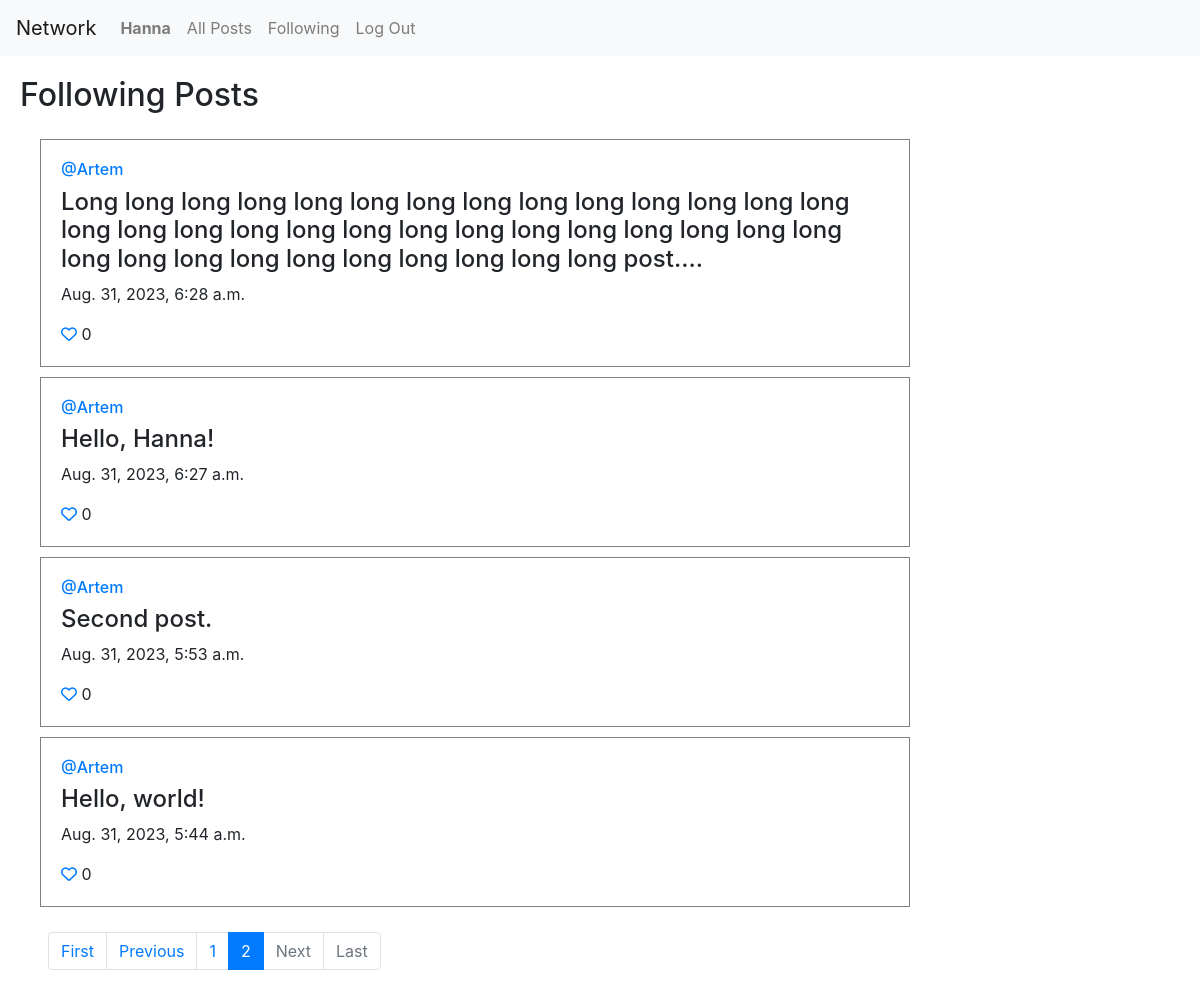
Screenshot of /following?page=2 (signed in) with the database file from the repository.
### network/models.py (models this page shows, shortened)
class User(AbstractUser):
    pass

class Post(models.Model):
    content = models.TextField(max_length=200)
    user = models.ForeignKey(User, on_delete=models.CASCADE, related_name='author')
    date = models.DateTimeField(auto_now_add=True)
    likes = models.ManyToManyField(User, related_name='post_likes', blank=True)
    def number_of_likes(self):
        return self.likes.count()

### network/views.py (the view)
# urls.py: path("following", views.following, name="following"),
def following(request):
    currentUser = User.objects.get(pk=request.user.id)
    following_users = Follow.objects.filter(user=currentUser)
    allPosts = Post.objects.all().order_by("id").reverse()
    following_posts = []
    for post in allPosts:
        for fuser in following_users:
            if fuser.user_follower == post.user:
                following_posts.append(post)
    paginator = Paginator(following_posts, posts_per_page)
    page_number = request.GET.get('page')
    page_posts = paginator.get_page(page_number)
    a_f_posts = len(following_posts)
    return render(request, "network/following.html", {
        "page_posts": page_posts,
        "a_f_posts": a_f_posts
        })

### network/templates/network/following.html (shortened to what this page needs)
{% extends "network/layout.html" %}
{% block body %}
    <h2>Following Posts</h2>
    <div class="all-posts">
        {% for post in page_posts %}
            <div class="my-post">
                <h6 class="username" ><a href="{% url 'profile' user_id=post.user.id %}">@{{ post.user }}</a></h6>
                <h4 class="my-content">{{ post.content }}</h4>
                <p class="date">{{ post.date }}</p>
                {% if user.is_authenticated %}
                    {% if user == post.user %}
                        <a href="" class="card-link {% if post.number_of_likes > 0 %} fas {%else%} far {% endif %} fa-heart"></a>
                        {{ post.number_of_likes }}
                    {% else %}
                        {% if user in post.likes.all %}
                            <a href="{% url 'like' post.id %}" class="card-link fas fa-heart"></a>
                        {% else %}
                            <a href="{% url 'like' post.id %}" class="card-link far fa-heart"></a>
                        {% endif %}
                        <a id="likes_counter">{{ post.number_of_likes }}</a>
                    {% endif %}
                {% endif %}
            </div>
        {% endfor %}
    </div>
    <nav aria-label="Page navigation example">
      <ul class="pagination mx-5">
        {% if page_posts.has_previous %}
            <li class="page-item"><a class="page-link" href="?page=1">First</a></li>
            <li class="page-item"><a class="page-link" href="?page={{ page_posts.previous_page_number }}">Previous</a></li>
        {% else %}
            <li class="page-item disabled"><a class="page-link">First</a></li>
            <li class="page-item disabled"><a class="page-link">Previous</a></li>
        {% endif %}
        {% for pg in page_posts.paginator.page_range %}
        {% if pg == page_posts.number %}
        <li class="page-item active" aria-current="page">
            <span class="page-link" id="pg_num">
            {{ pg }}
            </span>
        </li>
        {% elif pg < page_posts.number|add:3 and pg > page_posts.number|add:-3 %}
        <li class="page-item">
            <a class="page-link pagination-green-inactive" href="{{GET_params.urlencode}}?page={{ pg }}">{{ pg }}</a>
        </li>
        {% endif %}
        {% endfor %}
        {% if page_posts.has_next %}
            <li class="page-item"><a class="page-link" href="?page={{ page_posts.next_page_number }}">Next</a></li>
            <li class="page-item"><a class="page-link" href="?page={{ page_posts.paginator.num_pages }}">Last</a></li>
        {% else %}
            <li class="page-item disabled"><a class="page-link">Next</a></li>
            <li class="page-item disabled"><a class="page-link">Last</a></li>
        {% endif %}
      </ul>
    </nav>
{% endblock %}

### network/templates/network/layout.html (shortened to what this page needs)
{% load static %}
<!DOCTYPE html>
<html lang="en">
    <head>
        <link rel="stylesheet" href="https://stackpath.bootstrapcdn.com/bootstrap/4.4.1/css/bootstrap.min.css">
        <link href="{% static 'network/styles.css' %}" rel="stylesheet">
    </head>
    <body>
        <nav class="navbar navbar-expand-lg navbar-light bg-light">
            <a class="navbar-brand" href="{% url 'index' %}">Network</a>
            <div>
              <ul class="navbar-nav mr-auto">
                {% if user.is_authenticated %}
                    <li class="nav-item">
                        <a class="nav-link" href="{% url 'profile' user_id=user.id %}"><strong>{{ user.username }}</strong></a>
                    </li>
                {% endif %}
                <li class="nav-item">
                  <a class="nav-link" href="{% url 'index' %}">All Posts</a>
                </li>
                {% if user.is_authenticated %}
                    <li class="nav-item">
                        <a class="nav-link" href="{% url 'following' %}">Following</a>
                    </li>
                    <li class="nav-item">
                        <a class="nav-link" href="{% url 'logout' %}">Log Out</a>
                    </li>
                {% endif %}
              </ul>
            </div>
          </nav>
        <div class="body">
            {% block body %}
            {% endblock %}
        </div>
    </body>
</html>

### network/static/network/styles.css (style rules this page uses)
h2 { margin: 20px; }
.all-posts { display: flex; flex-direction: column; justify-content: flex-start; margin: 20px; }
.my-post { border: grey solid 1px; padding: 20px; margin: 5px 20px; width: 75%; }

### rows the page displays
User: username "Hanna"
Post: user "Artem", content "Long long long long long long long long long long long long long long long long long long long long long long long long long long long long long long long long long long long long long long post....", date "Aug. 31, 2023, 6:28 a.m.", number_of_likes "0"
Post: user "Artem", content "Hello, Hanna!", date "Aug. 31, 2023, 6:27 a.m.", number_of_likes "0"
Post: user "Artem", content "Second post.", date "Aug. 31, 2023, 5:53 a.m.", number_of_likes "0"
Post: user "Artem", content "Hello, world!", date "Aug. 31, 2023, 5:44 a.m.", number_of_likes "0"

### other values shown
{{ pg }} "1"
{{ pg }} "2"
